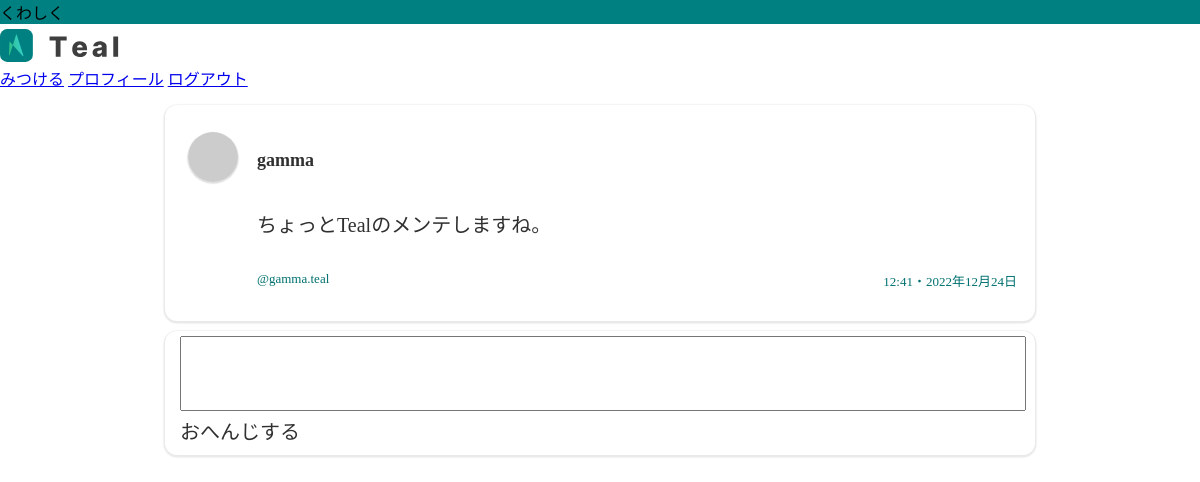
The app's page /gamma/e381a1e38287e381a3e381a85465616ce381aee383a1e383b3e38386e38197e381bee38199e381ade38082 (signed in) with its own data.
### app.py (models this page shows)
class Post(db.Model):
    id = db.Column(db.Integer, primary_key=True)
    postUser = db.Column(db.String(20), nullable=False)
    postTweet = db.Column(db.String(120), nullable=True)
    postTweetHex = db.Column(db.Text)
    imgUrl = db.Column(db.Text) # 廃止
    replyUser = db.Column(db.Text)
    replyTweet = db.Column(db.Text)
    replyTweetHex = db.Column(db.Text)
    replyImgUrl = db.Column(db.Text)
    dateY = db.Column(db.Text)
    dateM = db.Column(db.Text)
    dateD = db.Column(db.Text)
    timeH = db.Column(db.Text)
    timeM = db.Column(db.Text)
    RdateY = db.Column(db.Text)
    RdateM = db.Column(db.Text)
    RdateD = db.Column(db.Text)
    RtimeH = db.Column(db.Text)
    RtimeM = db.Column(db.Text)

### app.py (the view, shortened to what this page needs)
@app.route('/<string:username>/<string:tweethex>', methods=['GET', 'POST'])
def reply(username, tweethex):
    pwd = "くわしく"
    if request.method == 'POST':
        dt_now = datetime.datetime.now()
        postUser = current_user.username
        postTweet = request.form.get('postTweet')
        postTweet = postTweet.replace('?', '？')
        postTweet = postTweet.replace('#', '＃')
        postTweet = postTweet.replace('\n', '__newLine__')
        tweetHex = postTweet.encode('utf-8')
        postTweetHex = tweetHex.hex()
        replyUser = username
        tweet = bytes.fromhex(tweethex).decode("utf-8")
        tweet = tweet.replace('__newLine___', '\n')
        replyTweet = tweet
        replyTweetHex = tweethex
        dateY = dt_now.strftime("%Y")
        dateM = dt_now.strftime("%m")
        dateD = dt_now.strftime("%d")
        timeH = dt_now.strftime("%H")
        timeM = dt_now.strftime("%M")
        postTweet = postTweet.replace('?', '？')
        new_post = Post (
            postUser = postUser,
            postTweet = postTweet,
            postTweetHex = postTweetHex,
            imgUrl = None,
            replyUser = replyUser,
            replyTweet = replyTweet,
            replyTweetHex = replyTweetHex,
            replyImgUrl = None,
            dateY = dateY,
            dateM = dateM,
            dateD = dateD,
            timeH = timeH,
            timeM = timeM
        )
        db.session.add(new_post)
        db.session.commit()
        return redirect(f'/{ username }/{ tweethex }')
    else:
        post = Post.query.filter_by(postUser=username, postTweetHex=tweethex).first()
        postUser = User.query.filter_by(username=post.postUser).first()
        postUserEmail = postUser.useremail
        md5 = hashlib.md5(postUserEmail.encode("utf-8")).hexdigest()
        if post.replyTweet:
            replyTweetUser = post.replyUser
            replyUser = User.query.filter_by(username=replyTweetUser).first()
            replyTweetUserMd5 = hashlib.md5(replyUser.useremail.encode("utf-8")).hexdigest()
        else:
            replyTweetUserMd5 = None
        replys = Post.query.filter_by(replyUser=username, replyTweetHex=tweethex).order_by(Post.id.desc()).all()
        replyUserNames = []
        return render_template('reply.html', post=post, l=zip(replys, replyUserNames), pwd=pwd, md5=md5, replyTweetUserMd5=replyTweetUserMd5)

### app.py (called while the page is built)
@login_manager.user_loader
def load_user(user_id):
    return User.query.get(int(user_id))

### templates/reply.html (shortened to what this page needs)
{% extends 'base.html' %}
{% block body %}
<div class="page-content">
    <div class="tweet-item toolskit shadow">
        <table>
            <td>
                <a href="/{{ post.postUser }}">
                    <img class="user-icon" src="https://1.gravatar.com/avatar/{{ md5 }}?s=4000">
                </a>
            </td>
            <td class="td">
                <div class="postData">
                    <p class="user-name">{{ post.postUser }}</p>
                </div>
                <p class="tweet-rp">{{ post.postTweet | replace('__newLine__', '<br>') | safe }}</p>
                <div class="postData">
                    <p class="user-id">@{{ post.postUser }}.teal</p>
                    <p class="user-time">{{ post.timeH }}:{{ post.timeM }}・{{ post.dateY }}年{{ post.dateM }}月{{ post.dateD }}日</p>
                </div>
            </td>
        </table>
    </div>
    <div class="tweet-item tools shadow">
        <form id="Box" action="/{{ post.postUser }}/{{ post.postTweetHex }}"
            method="POST" enctype="multipart/form-data">
            <div class="mdl-textfield mdl-js-textfield">
                <textarea name="postTweet" class="mdl-textfield__input" rows="3" type="text"
                    onkeyup="ShowLength(value)"></textarea>
                <label class="mdl-textfield__label" for="sample5">おへんじする</label>
            </div>
        </form>
    </div>
</div>
{% endblock %}

### static/style.css (style rules this page uses)
:root { --tealThemaColor: #008080; --tealColor1: #01afaf; --tealColor2: #00cdcd; --tealColor3: #00f1f1; --textColor_D: #303030; --textColor_w: #f4f4f4; --tealRed: #f97171; --tealBlue: #71aef9; --tealGreen: #7be975; --tealOrange: #eebb56; --tealBoxShadow: #86868643 0px 2px 3px 2px; }
* { font-family: MyFont; }
body { margin: 0px; padding: 0px; }
.page-content { display: flex; flex-wrap: wrap; justify-content: center; color: var(--textColor_D) }
.tweet-item { font-family: MyFont; width: 50%; margin: 15px; padding: 15px; margin-top: 20px; word-break: break-all; background: rgb(255, 255, 255); border-radius: 12px; }
.shadow { box-shadow: 0px 1px 1px 1.5px rgba(211, 211, 211, 0.51); }
@media screen and (max-width: 1500px) { .tweet-item { width: 70%; margin: 15px; } }
.mdl-js-textfield, .mdl-textfield__input { font-family: MyFont; font-size: 20px; width: 100%; resize: none; }
.mdl-textfield__label:after { font-family: MyFont; background-color: var(--tealThemaColor); }
.user-icon { width: 50px; height: 50px; object-fit: cover; border-radius: 50%; margin-left: 5px; margin-right: 15px; box-shadow: #9c9c9c52 0px 1px 1px 0.8px; }
.user-name { font-family: MyFont; font-weight: bold; font-size: 18px; }
td { font-family: MyFont; padding-top: 10px; vertical-align: top; }
.tweet-item a { text-decoration: none; color:rgb(65, 65, 65); }
.tweet-rp { font-size: 20px; }
.tools { margin-top: 0px; padding-top: 5px; padding-bottom: 10px; }
.toolskit { margin-bottom: 10px; }
.postData { display: flex; justify-content: space-between; width: 100%; }
.td { width: 100%; }
.user-id, .user-time { font-size: 13px; color: #007070; }

### records on screen
Post: postUser "gamma", postTweet "ちょっとTealのメンテしますね。", timeH "12", timeM "41", dateY "2022", dateM "12", dateD "24"

### other values on screen
{{ pwd }} "くわしく"
